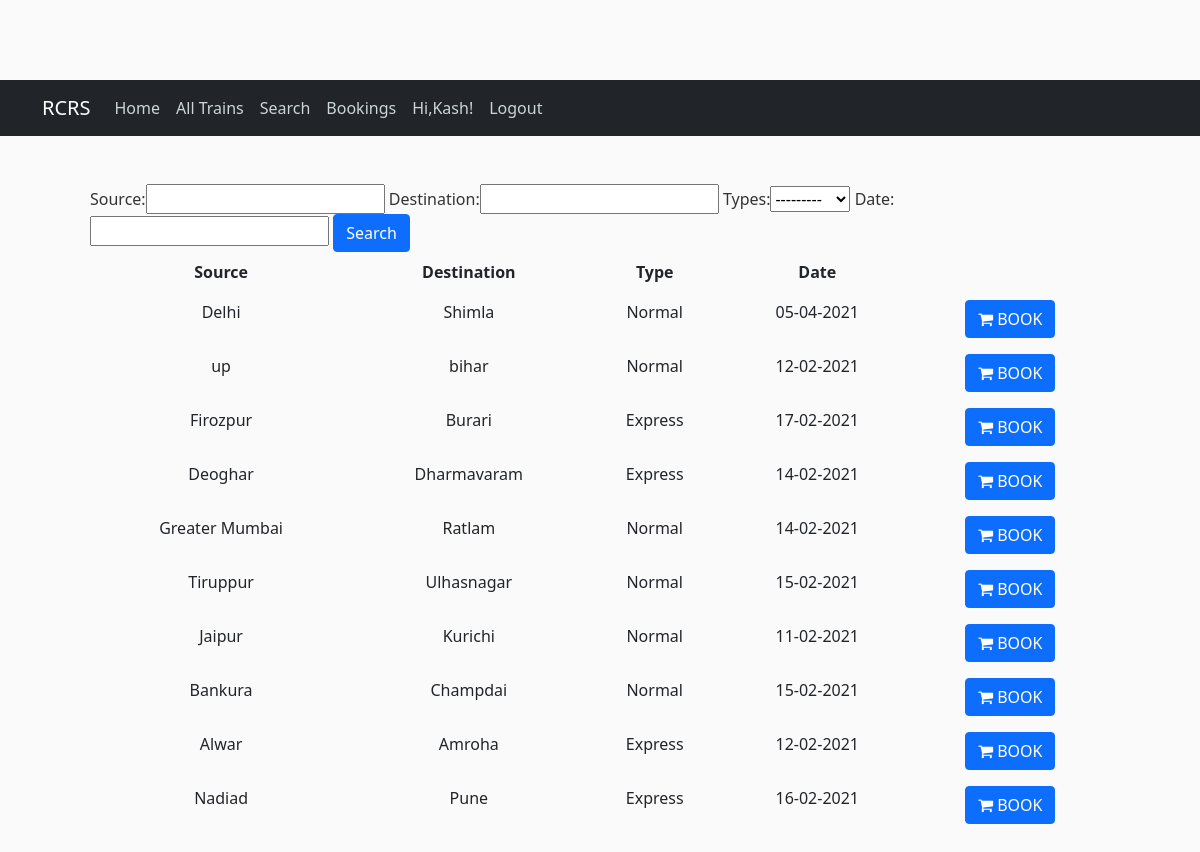
The app's page /search/ (signed in) with its own data.
### trains/models.py (models this page shows, shortened)
class Trains(models.Model):
    categories = (
        ('Normal','Normal'),
        ('Express','Express')
    )
    id = models.AutoField(primary_key=True)
    source = models.CharField(max_length = 30,)
    destination = models.CharField(max_length = 30)
    seats_total = models.IntegerField()
    seats_res = models.IntegerField()
    types = models.CharField(choices=categories,max_length=20)
    cost = models.IntegerField()
    date = models.CharField(max_length = 20)

### trains/views.py (the view)
# urls.py: path('search/',search,name='search'),
def search(request):
    train = Trains.objects.all()
    myFilter = TrainsFilter(request.GET,queryset=train)
    train = myFilter.qs
    context = {
        'Trains': train,
        'myFilter':myFilter,
    }
    return render(request,'search.html',context)

### templates/search.html
{% extends "layout.html" %} {% block content%}
<div class=" p-5">
    <form method="get">
        {{myFilter.form}}
        <button class="btn btn-primary" type="submit">Search</button> </form>
    <table class="table table-borderless table-hover">
        <thead class="text-center">
            <th>Source</th>
            <th>Destination</th>
            <th>Type</th>
            <th>Date</th>
        </thead>
        {% for train in Trains %}
        <tr class="text-center">
            <td>{{train.source}}</td>
            <td> {{train.destination}}</td>
            <td>{{train.types}}</td>
            <td> {{train.date}}</td>
            <td>
                <a href='{% url "trains" train.id %}'>
                    <button type="button" class="btn btn-primary">
                        <i class="fa fa-shopping-cart" aria-hidden="true"></i>
                        BOOK
                </button>
                </a>
            </td>
        </tr>
        {% endfor %}
    </table>
</div>
{% endblock content %}

### templates/layout.html (shortened to what this page needs)
<!doctype html>
<html>
{% load static %}
<head>
    <link href="https://cdn.jsdelivr.net/npm/bootstrap@5.0.0-beta2/dist/css/bootstrap.min.css" rel="stylesheet">
    <link rel="stylesheet" href="https://cdnjs.cloudflare.com/ajax/libs/font-awesome/4.7.0/css/font-awesome.min.css">
    <link rel="stylesheet" type="text/css" href="{% static 'main.css' %}">
</head>
<body>
    <header class=" site-header no-gutters">
        <nav class="navbar navbar-expand-md navbar-dark bg-dark fsixed-top ">
            <div class="container ">
                <a class="navbar-brand mr-4 " href="/ ">RCRS</a>
                <div class="collapse navbar-collapse " id="navbarToggle ">
                    <div class="navbar-nav mr-auto ">
                        {% if not home %}
                        <a class="nav-item nav-link " href="{% url 'home' %}">Home</a> {% endif %}
                        <a class="nav-item nav-link " href="{% url 'all_trains' %}">All Trains</a>
                        <a class="nav-item nav-link " href="{% url 'search' %}">Search</a>
                    </div>
                    <div class="navbar-nav ">
                        {% if user.is_authenticated %}
                        <a class="nav-item nav-link " href="{% url 'all_booked' %}">Bookings</a>
                        <a class="nav-item nav-link " href="{% url 'login' %}">Hi,{{request.user.username | title}}!</a>
                        <a class="nav-item nav-link " href="{% url 'logout' %}">Logout</a> {% else %}
                        <a class="nav-item nav-link " href="{% url 'login' %}">Login</a>
                        <a class="nav-item nav-link " href="{% url 'register' %}">Register</a> {% endif %}
                    </div>
                </div>
            </div>
        </nav>
    </header>
    <main role="main " class="container ">
        <div class="row ">
            <div>
                {% block content %} {% endblock %}
            </div>
        </div>
    </main>
</body>
</html>

### static/main.css (style rules this page uses)
body { background: #fafafa; color: #333333; margin-top: 5rem; }
.site-header .navbar-nav .nav-link { color: #cbd5db; }

### records on screen
Trains: source "Delhi", destination "Shimla", types "Normal", date "05-04-2021"
Trains: source "up", destination "bihar", types "Normal", date "12-02-2021"
Trains: source "Firozpur", destination "Burari", types "Express", date "17-02-2021"
Trains: source "Deoghar", destination "Dharmavaram", types "Express", date "14-02-2021"
Trains: source "Greater Mumbai", destination "Ratlam", types "Normal", date "14-02-2021"
Trains: source "Tiruppur", destination "Ulhasnagar", types "Normal", date "15-02-2021"
Trains: source "Jaipur", destination "Kurichi", types "Normal", date "11-02-2021"
Trains: source "Bankura", destination "Champdai", types "Normal", date "15-02-2021"
Trains: source "Alwar", destination "Amroha", types "Express", date "12-02-2021"
Trains: source "Nadiad", destination "Pune", types "Express", date "16-02-2021"

### other values on screen
{{ request.user.username | title }} "Kash"
